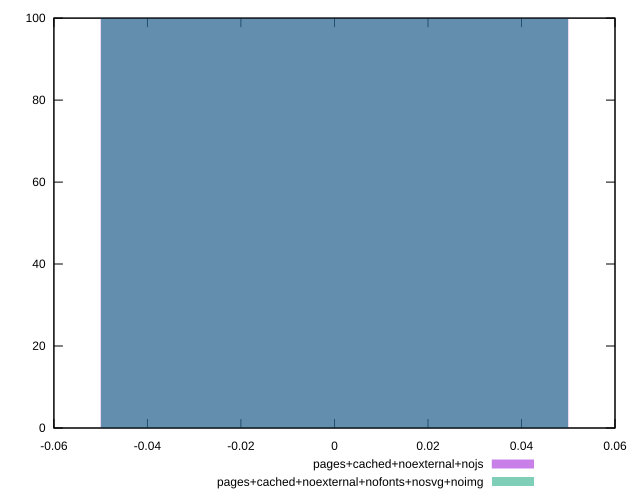

Write gnuplot code to recreate this figure.
reset
set terminal svg size 640, 500
set output "reprap/redirects/comparison/histogram/10_vs_11.svg"

$pagesCachedNoexternalNojs <<EOF
0 100
EOF

$pagesCachedNoexternalNofontsNosvgNoimg <<EOF
0 100
EOF

set key outside below
set boxwidth 0.1
set yrange [0:100]
set style fill transparent solid 0.5 noborder

plot \
  $pagesCachedNoexternalNojs title "pages+cached+noexternal+nojs" with boxes, \
  $pagesCachedNoexternalNofontsNosvgNoimg title "pages+cached+noexternal+nofonts+nosvg+noimg" with boxes, \


reset
